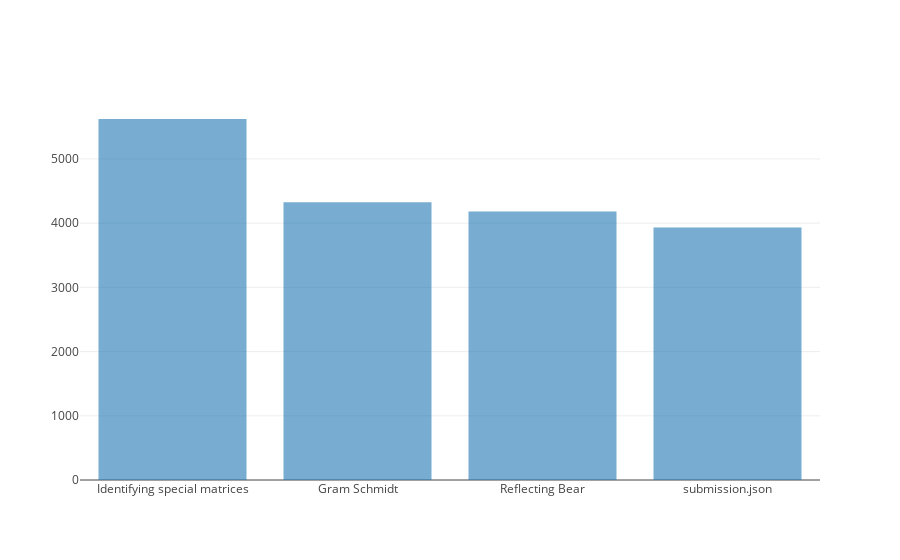

The code cell stored with this chart in its notebook:
### Markdown cell above
# Total numbers of learners per notebook

### Code cell
totallearners = df2['imperial_user_id'].nunique()

print('Total number of learners: ', totallearners)

d2 = df2.groupby('programming_assignment_submission_schema_part_title').nunique()

d2['submission_rate'] = d2['programming_submission_id']/d2['imperial_user_id']

d2.drop(d2[d2.imperial_user_id < 100].index, inplace=True)

ordered_index = ['Identifying special matrices', 'Gram Schmidt', 'Reflecting Bear',
       'submission.json']

d2 = d2.reindex(ordered_index)


data = [
    go.Bar(
        x=d2.index, # assign x as the dataframe column 'x'
        y=d2['imperial_user_id'],
        opacity=0.6
    )
]


py.iplot(data, filename='basic-bar')

### Figure 1 — Plotly figure (JSON) as saved in the notebook; plotly's stock layout.template omitted (floating-point values rounded to 4 significant figures)
{"data": [{"opacity": 0.6, "type": "bar", "uid": "ff745706-ef13-11e8-a158-b4b68690f880", "x": ["Identifying special matrices", "Gram Schmidt", "Reflecting Bear", "submission.json"], "y": [5622, 4324, 4183, 3934]}], "layout": {}}
